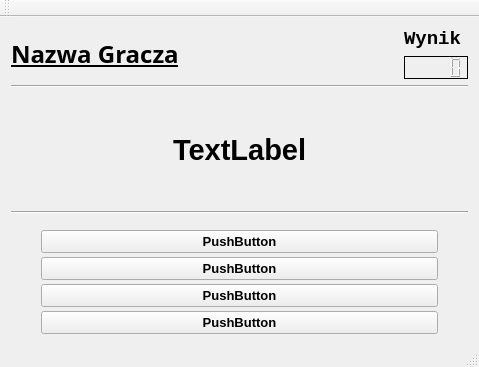
<?xml version="1.0" encoding="UTF-8"?>
<ui version="4.0">
 <class>MainWindow</class>
 <widget class="QMainWindow" name="MainWindow">
  <property name="geometry">
   <rect>
    <x>0</x>
    <y>0</y>
    <width>479</width>
    <height>367</height>
   </rect>
  </property>
  <property name="windowTitle">
   <string>Quiz</string>
  </property>
  <property name="documentMode">
   <bool>false</bool>
  </property>
  <property name="dockNestingEnabled">
   <bool>false</bool>
  </property>
  <widget class="QWidget" name="centralWidget">
   <layout class="QVBoxLayout" name="verticalLayout_4" stretch="1,0,20">
    <item>
     <layout class="QHBoxLayout" name="horizontalLayout_2" stretch="0,0,0">
      <item>
       <widget class="QLabel" name="nameUser">
        <property name="font">
         <font>
          <family>Segoe Script</family>
          <pointsize>18</pointsize>
          <weight>75</weight>
          <bold>true</bold>
          <underline>true</underline>
         </font>
        </property>
        <property name="text">
         <string>Nazwa Gracza</string>
        </property>
       </widget>
      </item>
      <item>
       <spacer name="horizontalSpacer_3">
        <property name="orientation">
         <enum>Qt::Horizontal</enum>
        </property>
        <property name="sizeHint" stdset="0">
         <size>
          <width>40</width>
          <height>20</height>
         </size>
        </property>
       </spacer>
      </item>
      <item>
       <layout class="QVBoxLayout" name="verticalLayout_3">
        <item>
         <widget class="QLabel" name="label">
          <property name="font">
           <font>
            <family>Courier New</family>
            <pointsize>14</pointsize>
            <weight>75</weight>
            <bold>true</bold>
           </font>
          </property>
          <property name="text">
           <string>Wynik</string>
          </property>
         </widget>
        </item>
        <item>
         <widget class="QLCDNumber" name="lcdNumber">
          <property name="mouseTracking">
           <bool>false</bool>
          </property>
          <property name="frameShadow">
           <enum>QFrame::Plain</enum>
          </property>
         </widget>
        </item>
       </layout>
      </item>
     </layout>
    </item>
    <item>
     <widget class="Line" name="line">
      <property name="orientation">
       <enum>Qt::Horizontal</enum>
      </property>
     </widget>
    </item>
    <item>
     <layout class="QVBoxLayout" name="verticalLayout_2" stretch="1,3,3">
      <property name="sizeConstraint">
       <enum>QLayout::SetFixedSize</enum>
      </property>
      <item>
       <layout class="QHBoxLayout" name="horizontalLayout">
        <item>
         <spacer name="horizontalSpacer">
          <property name="orientation">
           <enum>Qt::Horizontal</enum>
          </property>
          <property name="sizeHint" stdset="0">
           <size>
            <width>40</width>
            <height>20</height>
           </size>
          </property>
         </spacer>
        </item>
        <item>
         <widget class="QLabel" name="labelTrescPytania">
          <property name="font">
           <font>
            <family>MS Shell Dlg 2</family>
            <pointsize>22</pointsize>
            <weight>75</weight>
            <bold>true</bold>
           </font>
          </property>
          <property name="text">
           <string>TextLabel</string>
          </property>
         </widget>
        </item>
        <item>
         <spacer name="horizontalSpacer_2">
          <property name="orientation">
           <enum>Qt::Horizontal</enum>
          </property>
          <property name="sizeHint" stdset="0">
           <size>
            <width>40</width>
            <height>20</height>
           </size>
          </property>
         </spacer>
        </item>
       </layout>
      </item>
      <item>
       <widget class="Line" name="line_2">
        <property name="orientation">
         <enum>Qt::Horizontal</enum>
        </property>
       </widget>
      </item>
      <item>
       <layout class="QVBoxLayout" name="verticalLayout" stretch="2,2,2,2">
        <property name="spacing">
         <number>4</number>
        </property>
        <property name="sizeConstraint">
         <enum>QLayout::SetMaximumSize</enum>
        </property>
        <property name="leftMargin">
         <number>30</number>
        </property>
        <property name="topMargin">
         <number>10</number>
        </property>
        <property name="rightMargin">
         <number>30</number>
        </property>
        <item>
         <widget class="QPushButton" name="pushButton_A">
          <property name="font">
           <font>
            <pointsize>10</pointsize>
            <weight>75</weight>
            <bold>true</bold>
           </font>
          </property>
          <property name="layoutDirection">
           <enum>Qt::LeftToRight</enum>
          </property>
          <property name="text">
           <string>PushButton</string>
          </property>
         </widget>
        </item>
        <item>
         <widget class="QPushButton" name="pushButton_B">
          <property name="font">
           <font>
            <pointsize>10</pointsize>
            <weight>75</weight>
            <bold>true</bold>
           </font>
          </property>
          <property name="text">
           <string>PushButton</string>
          </property>
         </widget>
        </item>
        <item>
         <widget class="QPushButton" name="pushButton_C">
          <property name="font">
           <font>
            <pointsize>10</pointsize>
            <weight>75</weight>
            <bold>true</bold>
           </font>
          </property>
          <property name="text">
           <string>PushButton</string>
          </property>
         </widget>
        </item>
        <item>
         <widget class="QPushButton" name="pushButton_D">
          <property name="sizePolicy">
           <sizepolicy hsizetype="Minimum" vsizetype="Maximum">
            <horstretch>0</horstretch>
            <verstretch>0</verstretch>
           </sizepolicy>
          </property>
          <property name="font">
           <font>
            <pointsize>10</pointsize>
            <weight>75</weight>
            <bold>true</bold>
           </font>
          </property>
          <property name="text">
           <string>PushButton</string>
          </property>
         </widget>
        </item>
       </layout>
      </item>
     </layout>
    </item>
   </layout>
  </widget>
  <widget class="QMenuBar" name="menuBar">
   <property name="geometry">
    <rect>
     <x>0</x>
     <y>0</y>
     <width>479</width>
     <height>21</height>
    </rect>
   </property>
  </widget>
  <widget class="QToolBar" name="mainToolBar">
   <attribute name="toolBarArea">
    <enum>TopToolBarArea</enum>
   </attribute>
   <attribute name="toolBarBreak">
    <bool>false</bool>
   </attribute>
  </widget>
  <widget class="QStatusBar" name="statusBar"/>
 </widget>
 <layoutdefault spacing="6" margin="11"/>
 <resources/>
 <connections/>
</ui>
